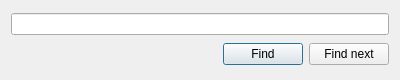
<?xml version="1.0" encoding="UTF-8"?>
<ui version="4.0">
 <class>FindDialog</class>
 <widget class="QDialog" name="FindDialog">
  <property name="geometry">
   <rect>
    <x>0</x>
    <y>0</y>
    <width>400</width>
    <height>80</height>
   </rect>
  </property>
  <property name="sizePolicy">
   <sizepolicy hsizetype="Preferred" vsizetype="Preferred">
    <horstretch>0</horstretch>
    <verstretch>0</verstretch>
   </sizepolicy>
  </property>
  <property name="windowTitle">
   <string>Find</string>
  </property>
  <layout class="QVBoxLayout" name="verticalLayout">
   <item>
    <widget class="QLineEdit" name="edtText"/>
   </item>
   <item>
    <layout class="QHBoxLayout" name="horizontalLayout">
     <item>
      <spacer name="horizontalSpacer">
       <property name="orientation">
        <enum>Qt::Horizontal</enum>
       </property>
       <property name="sizeHint" stdset="0">
        <size>
         <width>40</width>
         <height>20</height>
        </size>
       </property>
      </spacer>
     </item>
     <item>
      <widget class="QPushButton" name="btnFind">
       <property name="text">
        <string>Find</string>
       </property>
      </widget>
     </item>
     <item>
      <widget class="QPushButton" name="btnFindNext">
       <property name="text">
        <string>Find next</string>
       </property>
      </widget>
     </item>
    </layout>
   </item>
  </layout>
 </widget>
 <resources/>
 <connections/>
</ui>
